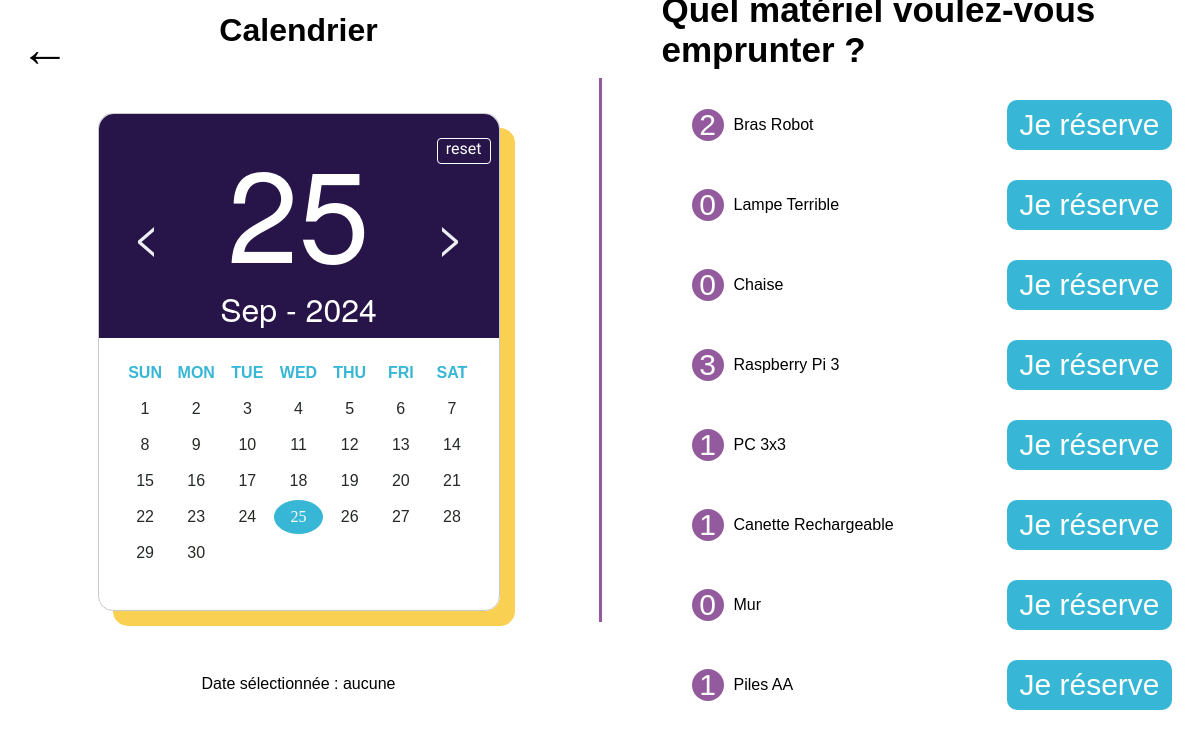
The page /reservation (signed in) on the database its author committed.
### tables this page shows
CREATE TABLE materiel(
    id INTEGER PRIMARY KEY AUTOINCREMENT,
    nom TEXT NOT NULL,
    stock INTEGER
);

### __init__.py (the view)
@app.route('/reservation')
def reservation():
    if 'authentifie' in session and session['authentifie']:
        conn = sqlite3.connect('database/database.db')
        cursor = conn.cursor()
        today = datetime.now().strftime('%Y-%m-%d')
        query = '''
        SELECT m.nom, m.stock - IFNULL(COUNT(r.id_materiel), 0) AS disponible
        FROM materiel m
        LEFT JOIN reservation r ON m.id = r.id_materiel
        AND r.date_emprunt = ?
        GROUP BY m.id
        '''
        cursor.execute(query, (today,))
        available_materials = cursor.fetchall()
        conn.close()
        return render_template('reservation.html', available_materials=available_materials)
    else:
        return redirect('/')

### templates/reservation.html (shortened to what this page needs)
<!DOCTYPE html>
<html lang="en">
  <head>
    <link rel="stylesheet" href="static/css/reservation.css" />
    <link rel="stylesheet" href="static/css/calendrier.css" />
    <link
      rel="stylesheet"
      href="https://cdnjs.cloudflare.com/ajax/libs/font-awesome/6.0.0-beta3/css/all.min.css"
    />
  </head>
  <body>
    <a href="/" class="back-button">&#8592;</a>
    <div class="container">
      <div class="section">
        <h1>Calendrier</h1>
        <div class="elegant-calencar">
          <p id="reset">reset</p>
          <div id="header" class="clearfix">
            <div class="pre-button"><</div>
            <div class="head-info">
              <div class="head-day"></div>
              <div class="head-month"></div>
            </div>
            <div class="next-button">></div>
          </div>
          <table id="calendar">
            <thead>
              <tr>
                <th>Sun</th>
                <th>Mon</th>
                <th>Tue</th>
                <th>Wed</th>
                <th>Thu</th>
                <th>Fri</th>
                <th>Sat</th>
              </tr>
            </thead>
            <tbody>
              <tr>
                <td></td>
                <td></td>
                <td></td>
                <td></td>
                <td></td>
                <td></td>
                <td></td>
              </tr>
              <tr>
                <td></td>
                <td></td>
                <td></td>
                <td></td>
                <td></td>
                <td></td>
                <td></td>
              </tr>
              <tr>
                <td></td>
                <td></td>
                <td></td>
                <td></td>
                <td></td>
                <td></td>
                <td></td>
              </tr>
              <tr>
                <td></td>
                <td></td>
                <td></td>
                <td></td>
                <td></td>
                <td></td>
                <td></td>
              </tr>
              <tr>
                <td></td>
                <td></td>
                <td></td>
                <td></td>
                <td></td>
                <td></td>
                <td></td>
              </tr>
              <tr>
                <td></td>
                <td></td>
                <td></td>
                <td></td>
                <td></td>
                <td></td>
                <td></td>
              </tr>
            </tbody>
          </table>
        </div>
        <p id="selectedDateDisplay">Date sélectionnée : aucune</p>
      </div>
      <div class="separator"></div>
      <div class="section section-left">
        <h2 class="header-title">Quel matériel voulez-vous emprunter ?</h2>
        <div id="material-availability">
          {% for materiel in available_materials %}
          <div class="row">
            <div class="circle">{{ materiel[1] }}</div>
            <div class="row-text">{{ materiel[0] }}</div>
            <button onclick="changeColor(this)">Je réserve</button>
          </div>
          {% endfor %}
        </div>
      </div>
    </div>
  </body>
</html>

### static/css/reservation.css (style rules this page uses)
body { margin: 0; padding: 0; font-family: Arial, Helvetica, sans-serif; }
.back-button { position: absolute; top: 20px; left: 20px; font-size: 50px; color: black; text-decoration: none; background: none; border: none; cursor: pointer; }
.container { margin-top: 10px; display: flex; align-items: center; justify-content: center; height: 85vh; }
.section { width: 40%; padding: 20px; margin: 20px; text-align: center; }
.header-title { font-size: 35px; text-align: left; color: black; margin-bottom: 20px; width: 100%; }
.row { display: flex; justify-content: space-between; align-items: center; width: 100%; margin: 30px; }
.circle { width: 30px; height: 30px; border-radius: 50%; background-color: #935B9E; color: white; display: flex; align-items: center; justify-content: center; font-size: 30px; margin-right: 10px; padding: 1px; }
.row-text { flex-grow: 1; text-align: left; }
.row button { font-size: 30px; padding: 8px 12px; background-color: #37B7D5; color: white; border: none; cursor: pointer; border-radius: 10px; }
.separator { width: 3px; background-color: #935B9E; height: 80%; margin: 0 20px; }

### static/css/calendrier.css (style rules this page uses)
table { border-spacing: 2px; }
.clearfix:before, .clearfix:after { content: " "; display: table; }
.clearfix:after { clear: both; }
.clearfix { zoom: 1; }
a, a:hover { text-decoration: none; }
body { font-family: Arial, Helvetica, sans-serif; -webkit-user-select: none; -moz-user-select: none; -ms-user-select: none; user-select: none; }
.elegant-calencar { width: 25em; height: 31em; border: 1px solid #c9c9c9; -webkit-box-shadow: 0 0 5px #c9c9c9; box-shadow: 0 0 5px #c9c9c9; text-align: center; margin: 4em auto; position: relative; border-radius: 15px; box-shadow: 15px 15px #FAD053; }
#header { font-family: 'HelveticaNeue-UltraLight', 'Helvetica Neue UltraLight', 'Helvetica Neue', Arial, Helvetica, sans-serif; height: 14em; background-color: #271549; margin-bottom: 1em; border-radius: 15px 15px 0 0; }
.pre-button, .next-button { margin-top: 2em; font-size: 3em; -webkit-transition: -webkit-transform 0.5s; transition: transform 0.5s; cursor: pointer; width: 1em; height: 1em; line-height: 1em; color: #EEEFF3; border-radius: 50%; }
.pre-button { float: left; margin-left: 0.5em; }
.next-button { float: right; margin-right: 0.5em; }
.head-info { float: left; width: 16em; }
.head-day { margin-top: 30px; font-size: 8em; line-height: 1; color: #fff; }
.head-month { margin-top: 20px; font-size: 2em; line-height: 1; color: #fff; }
#calendar { width: 90%; margin: 0 auto; }
#calendar tr { height: 2em; line-height: 2em; }
thead tr { color: #37B7D5; font-weight: 700; text-transform: uppercase; }
tbody tr { color: #252a25; }
tbody td { width: 14%; border-radius: 50%; cursor: pointer; -webkit-transition:all 0.2s ease-in; transition:all 0.2s ease-in; }
#today { background-color: #37B7D5; color: #fff; font-family: serif; border-radius: 50%; }
#disabled { cursor: default; background: #fff; }
#reset { display: block; position: absolute; right: 0.5em; top: 0.5em; z-index: 999; color: #fff; font-family: serif; cursor: pointer; padding: 0 0.5em; height: 1.5em; border: 0.1em solid #fff; border-radius: 4px; -webkit-transition: all 0.3s ease; transition: all 0.3s ease; font-family: 'Source Sans 3', sans-serif; }

### rows shown on the page
materiel: materiel "2", nom "Bras Robot"
materiel: materiel "0", nom "Lampe Terrible"
materiel: stock "0", nom "Chaise"
materiel: stock "3", nom "Raspberry Pi 3"
materiel: materiel "1", nom "PC 3x3"
materiel: stock "1", nom "Canette Rechargeable"
materiel: materiel "0", nom "Mur"
materiel: stock "1", nom "Piles AA"
